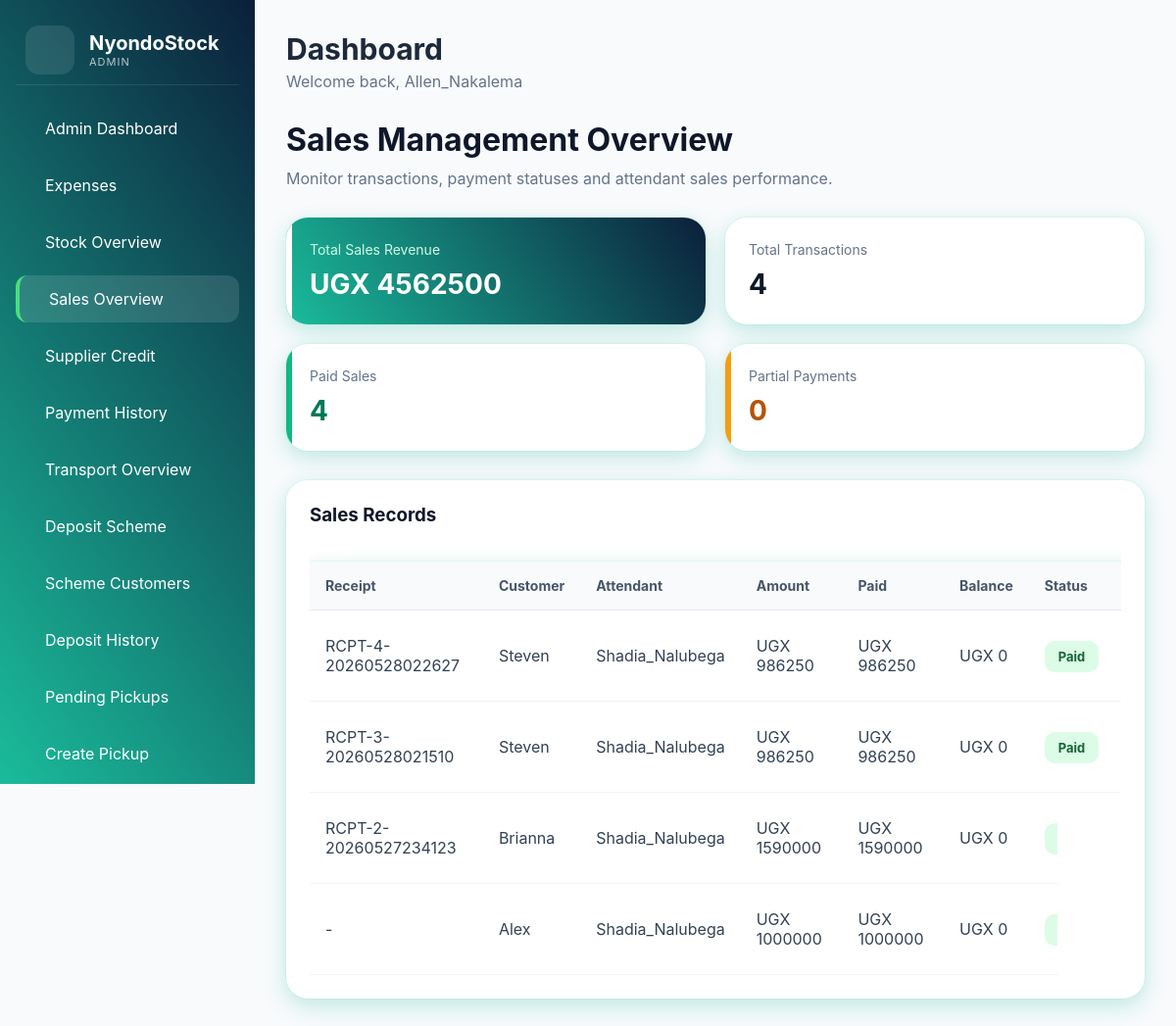
/admin_sales_overview/ (signed in), run on the app's committed database.
### sales_app/models.py (models this page shows, shortened)
class Sale(models.Model):
    PAYMENT_STATUS = (
        ('PAID', 'Paid'),
        ('PARTIAL', 'Partial'),
        ('CREDIT', 'Credit'),
    )
    PAYMENT_METHODS = (
        ('CASH', 'Cash'),
        ('MOMO', 'Mobile Money'),
        ('BANK', 'Bank Transfer'),
        ('CHEQUE', 'Cheque'),
    )
    SALE_SOURCES = (
        ('DIRECT', 'Direct Sale'),
        ('DEPOSIT', 'Deposit Completion'),
    )
    customer = models.ForeignKey(Customer, on_delete=models.SET_NULL, null=True)
    attendant = models.ForeignKey('auth.User', on_delete=models.SET_NULL, null=True)
    sale_source = models.CharField(
        max_length=20,
        choices=SALE_SOURCES,
        default='DIRECT'
    )
    deposit_reference = models.ForeignKey(
        'PendingCreditSale',
        on_delete=models.SET_NULL,
        null=True,
        blank=True,
        related_name='completed_sales'
    )
    subtotal_amount = models.DecimalField(
        max_digits=12,
        decimal_places=2,
        default=0
    )
    transport_charge = models.DecimalField(
        max_digits=12,
        decimal_places=2,
        default=0
    )
    total_amount = models.DecimalField(max_digits=12, decimal_places=2)
    payment_method = models.CharField(
    max_length=20,
    choices=PAYMENT_METHODS,
    default='CASH'
    )
    transaction_reference = models.CharField(
    max_length=100,
    blank=True,
    null=True
    )
    amount_paid = models.DecimalField(max_digits=12, decimal_places=2, default=0)
    balance = models.DecimalField(max_digits=12, decimal_places=2, default=0)
    payment_status = models.CharField(max_length=20, choices=PAYMENT_STATUS)
    pending_credit_sale = models.OneToOneField(
    'PendingCreditSale',
    on_delete=models.SET_NULL,
    null=True,
    blank=True
    )
    completed_sale = models.BooleanField(default=False)
    requires_delivery = models.BooleanField(default=False)
    created_at = models.DateTimeField(auto_now_add=True)

class Receipt(models.Model):
    sale = models.OneToOneField(
        Sale,
        on_delete=models.CASCADE
    )
    receipt_number = models.CharField(
        max_length=100,
        unique=True
    )
    generated_at = models.DateTimeField(auto_now_add=True)

### customers_app/models.py (models this page shows, shortened)
class Customer(models.Model):
    CUSTOMER_TYPES = (
        ('NORMAL', 'Normal Buyer'),
        ('RETAIL', 'Retailer'),
        ('WHOLESALE', 'Wholesaler'),
    )
    customer_name = models.CharField(max_length=200)
    phone_number = models.CharField(max_length=20)
    nin = models.CharField(
        max_length=15,
        unique=True,
        blank=True,
        null=True
    )
    customer_type = models.CharField(
        max_length=20,
        choices=CUSTOMER_TYPES,
        default='NORMAL'
    )
    address = models.TextField(blank=True)
    balance_due = models.DecimalField(
        max_digits=12,
        decimal_places=2,
        default=0
    )
    employer_name = models.CharField(
        max_length=200,
        blank=True,
        null=True
    )
    next_of_kin = models.CharField(
        max_length=200,
        blank=True,
        null=True
    )
    next_of_kin_contact = models.CharField(
        max_length=20,
        blank=True,
        null=True
    )
    is_scheme_customer = models.BooleanField(
        default=False
    )
    registered_at = models.DateTimeField(auto_now_add=True)

### reports_app/views.py (the view)
@login_required
@allowed_roles(['ADMIN'])
def admin_sales_overview(request):
    sales = Sale.objects.select_related(
        'customer',
        'attendant'
    ).order_by('-created_at')
    total_sales = Sale.objects.aggregate(
        total=Sum('total_amount')
    )['total'] or 0
    total_transactions = Sale.objects.count()
    paid_sales = Sale.objects.filter(
        payment_status='PAID'
    ).count()
    partial_sales = Sale.objects.filter(
        payment_status='PARTIAL'
    ).count()
    context = {
        'sales': sales,
        'total_sales': total_sales,
        'total_transactions': total_transactions,
        'paid_sales': paid_sales,
        'partial_sales': partial_sales,
    }
    return render(
        request,
        'admin/admin_sales_overview.html',
        context
    )

### accounts_app/context_processors.py (called while the page is built)
def user_roles(request):
    user = request.user
    if not user.is_authenticated:
        return {
            "is_admin": False,
            "is_manager": False,
            "is_attendant": False,
        }
    groups = user.groups.values_list("name", flat=True)
    return {
        "is_admin": "ADMIN" in groups,
        "is_manager": "MANAGER" in groups or "ADMIN" in groups,
        "is_attendant": "ATTENDANT" in groups or "ADMIN" in groups,
    }

### templates/admin/admin_sales_overview.html (shortened to what this page needs)
{% extends 'manager/base_manager.html' %}
{% block content %}
{% include 'manager/partials/topbar.html' %}
<div class="page-header">
<div>
    <h2>
        Sales Management Overview
    </h2>
    <p>
        Monitor transactions, payment statuses and attendant sales performance.
    </p>
</div>
</div>
<div class="summary-grid">
<div class="summary-card primary">
    <div>
        <span>Total Sales Revenue</span>
        <h2>
            UGX {{ total_sales|floatformat:0 }}
        </h2>
    </div>
</div>
<div class="summary-card">
    <div>
        <span>Total Transactions</span>
        <h2>
            {{ total_transactions }}
        </h2>
    </div>
</div>
<div class="summary-card success">
    <div>
        <span>Paid Sales</span>
        <h2>
            {{ paid_sales }}
        </h2>
    </div>
</div>
<div class="summary-card warning">
    <div>
        <span>Partial Payments</span>
        <h2>
            {{ partial_sales }}
        </h2>
    </div>
</div>
</div>
<div class="records-card">
<div class="records-header">
    <h3>
        Sales Records
    </h3>
</div>
<div class="table-wrapper">
    <table class="sales-table">
        <thead>
            <tr>
                <th>Receipt</th>
                <th>Customer</th>
                <th>Attendant</th>
                <th>Amount</th>
                <th>Paid</th>
                <th>Balance</th>
                <th>Status</th>
                <th>Date</th>
            </tr>
        </thead>
        <tbody>
            {% for sale in sales %}
            <tr>
                <td>
                    {% if sale.receipt %}
                    {{ sale.receipt.receipt_number }}
                    {% else %}
                    -
                    {% endif %}
                </td>
                <td>
                    {{ sale.customer.customer_name }}
                </td>
                <td>
                    {{ sale.attendant.username }}
                </td>
                <td>
                    UGX {{ sale.total_amount|floatformat:0 }}
                </td>
                <td>
                    UGX {{ sale.amount_paid|floatformat:0 }}
                </td>
                <td>
                    UGX {{ sale.balance|floatformat:0 }}
                </td>
                <td>
                    {% if sale.payment_status == 'PAID' %}
                    <span class="status paid">
                        Paid
                    </span>
                    {% else %}
                    <span class="status partial">
                        Partial
                    </span>
                    {% endif %}
                </td>
                <td>
                </td>
            </tr>
            {% endfor %}
        </tbody>
    </table>
</div>
</div>
{% endblock %}

### templates/manager/partials/sidebar.html (shortened to what this page needs)
<aside class="sidebar">
  <div class="logo-section">
    <div class="logo-icon">
    </div>
    <div>
      <h2>NyondoStock</h2>
      <p>
        <span>{{ request.user.groups.first.name }}</span>
      </p>
    </div>
  </div>
  {% if is_admin %}
  <nav class="nav-menu">
    <a href="{% url 'admin_dashboard' %}"
       class="nav-item {% if request.resolver_match.url_name == 'admin_dashboard' %}active{% endif %}">
       Admin Dashboard
    </a>
    <a href="{% url 'expense_records' %}"
       class="nav-item {% if request.resolver_match.url_name == 'expense_records' %}active{% endif %}">
       Expenses
    </a>
    <a href="{% url 'admin_stock_overview' %}"
       class="nav-item {% if request.resolver_match.url_name == 'admin_stock_overview' %}active{% endif %}">
       Stock Overview
    </a>
    <a href="{% url 'admin_sales_overview' %}"
       class="nav-item {% if request.resolver_match.url_name == 'admin_sales_overview' %}active{% endif %}">
       Sales Overview
    </a>
    <a href="{% url 'supplier_credit_dashboard' %}"
       class="nav-item {% if request.resolver_match.url_name == 'supplier_credit_dashboard' %}active{% endif %}">
       Supplier Credit
    </a>
    <a href="{% url 'supplier_payment_history' %}"
       class="nav-item {% if request.resolver_match.url_name == 'supplier_payment_history' %}active{% endif %}">
       Payment History
    </a>
    <a href="{% url 'transport_overview' %}"
       class="nav-item {% if request.resolver_match.url_name == 'transport_overview' %}active{% endif %}">
       Transport Overview
    </a>
    <a href="{% url 'deposit_dashboard' %}"
       class="nav-item {% if request.resolver_match.url_name == 'deposit_dashboard' %}active{% endif %}">
       Deposit Scheme
    </a>
    <a href="{% url 'scheme_customers' %}"
       class="nav-item {% if request.resolver_match.url_name == 'scheme_customers' %}active{% endif %}">
       Scheme Customers
    </a>
    <a href="{% url 'deposit_history' %}"
       class="nav-item {% if request.resolver_match.url_name == 'deposit_history' %}active{% endif %}">
       Deposit History
    </a>
    <a href="{% url 'pending_pickups' %}"
       class="nav-item {% if request.resolver_match.url_name == 'pending_pickups' %}active{% endif %}">
       Pending Pickups
    </a>
    <a href="{% url 'create_scheme_order' %}"
       class="nav-item {% if request.resolver_match.url_name == 'create_scheme_order' %}active{% endif %}">
       Create Pickup
    </a>
  </nav>
  {% endif %}
</aside>

### templates/manager/partials/topbar.html
<header class="topbar">
    <div>
        <h1 class="page-title">
            {% block page_title %}
            Dashboard
            {% endblock %}
        </h1>
        <p class="page-subtitle">
            Welcome back,
            {{ request.user.username }}
        </p>
    </div>
</header>

### templates/manager/base_manager.html (style rules this page uses)
:root { --sidebar-gradient: linear-gradient(235deg, #0b1f3a, #1abc9c); --body-bg: #f8fafc; --card-bg: #ffffff; --text-dark: #1e293b; --text-muted: #64748b; --border-color: #e2e8f0; --shadow: 0 10px 25px rgba(20, 184, 166, 0.14), 0 4px 18px rgba(16, 185, 129, 0.12), 0 0 0 1px rgba(45, 212, 191, 0.08); --radius: 18px; }
* { margin: 0; padding: 0; box-sizing: border-box; font-family: "Inter", sans-serif; }
body { background: var(--body-bg); overflow-x: hidden; }
.sidebar { width: 260px; background: var(--sidebar-gradient); color: white; padding: 16px; display: flex; flex-direction: column; height: 100vh; position: sticky; left: 0; top: 0; overflow-y: auto; flex-shrink: 0; }
.nav-item.active { background: rgba(255, 255, 255, 0.12); color: white; border-left: 4px solid #4ade80; }
.logo-section { display: flex; align-items: center; gap: 15px; margin-bottom: 20px; border-bottom: 1px solid #ffffff1a; padding: 10px; }
.logo-icon { width: 50px; height: 50px; border-radius: 14px; background: rgba(255, 255, 255, 0.1); display: flex; align-items: center; justify-content: center; font-size: 24px; }
.logo-section h2 { font-size: 20px; }
.logo-section p { font-size: 11px; opacity: 0.7; letter-spacing: 1px; }
.nav-menu { flex-grow: 1; }
.nav-item { display: flex; align-items: center; gap: 14px; text-decoration: none; color: white; padding: 14px 16px; border-radius: 12px; margin-bottom: 10px; transition: 0.3s; }
.topbar { display: flex; justify-content: space-between; align-items: center; margin-bottom: 30px; }
.page-title { font-size: 30px; color: var(--text-dark); }
.page-subtitle { color: var(--text-muted); margin-top: 5px; }
.card, .stat-card, table, .form-control, input, select, textarea { box-shadow: var(--shadow); }
table { width: 100%; margin-top: 16px; border-collapse: collapse; }
table th { text-align: left; padding: 14px; color: var(--text-muted); font-size: 13px; border-bottom: 1px solid var(--border-color); }
table td { padding: 16px 14px; border-bottom: 1px solid var(--border-color); }
tbody tr { transition: 0.2s; }
.summary-grid { display: grid; grid-template-columns: repeat(auto-fit, minmax(250px, 1fr)); gap: 20px; margin-bottom: 25px; }
.summary-card { background: white; border-radius: 18px; padding: 20px; box-shadow: 0 10px 30px rgba(16, 185, 129, 0.08), 0 4px 12px rgba(13, 77, 77, 0.06); }
table { min-width: 900px; }

### templates/admin/admin_sales_overview.html (style rules this page uses)
.page-header { margin-bottom:30px; }
.page-header h2 { font-size:32px; margin-bottom:10px; color:#0f172a; }
.page-header p { color:#64748b; }
.summary-grid { display:grid; grid-template-columns:repeat(4,1fr); gap:20px; margin-bottom:30px; }
.summary-card { background:white; border-radius:22px; padding:24px; display:flex; justify-content:space-between; align-items:center; box-shadow:var(--shadow); position:relative; overflow:hidden; }
.summary-card::before { content:''; position:absolute; top:0; left:0; width:6px; height:100%; }
.summary-card.primary { background:linear-gradient(235deg,#0b1f3a,#1abc9c); color:white; }
.summary-card.primary::before { background:white; }
.summary-card.success::before { background:#10b981; }
.summary-card.warning::before { background:#f59e0b; }
.summary-card span { display:block; margin-bottom:10px; font-size:14px; color:#64748b; }
.summary-card.primary span { color:#d1fae5; }
.summary-card h2 { font-size:28px; color:#0f172a; }
.summary-card.primary h2 { color:white; }
.summary-card.success h2 { color:#047857; }
.summary-card.warning h2 { color:#b45309; }
.records-card { background:white; border-radius:22px; padding:24px; box-shadow:var(--shadow); }
.records-header { margin-bottom:20px; }
.records-header h3 { color:#0f172a; }
.table-wrapper { overflow-x:auto; }
.sales-table { width:100%; border-collapse:collapse; }
.sales-table thead { background:#f8fafc; }
.sales-table th { padding:16px; text-align:left; color:#475569; font-size:14px; }
.sales-table td { padding:16px; border-bottom:1px solid #f1f5f9; color:#334155; }
.status { padding:8px 14px; border-radius:10px; font-size:13px; font-weight:700; }
.status.paid { background:#dcfce7; color:#166534; }
@media (max-width:1200px) { .summary-grid { grid-template-columns:repeat(2,1fr); } }

### data on the page
Sale: receipt.receipt_number "RCPT-4-20260528022627", customer.customer_name "Steven", attendant.username "Shadia_Nalubega", total_amount "986250", amount_paid "986250", balance "0", payment_status "Paid"
Sale: receipt.receipt_number "RCPT-3-20260528021510", customer.customer_name "Steven", attendant.username "Shadia_Nalubega", total_amount "986250", amount_paid "986250", balance "0", payment_status "Paid"
Sale: receipt.receipt_number "RCPT-2-20260527234123", customer.customer_name "Brianna", attendant.username "Shadia_Nalubega", total_amount "1590000", amount_paid "1590000", balance "0"
Sale: customer.customer_name "Alex", attendant.username "Shadia_Nalubega", total_amount "1000000", amount_paid "1000000", balance "0"

### other printed values
{{ request.user.groups.first.name }} "ADMIN"
{{ request.user.username }} "Allen_Nakalema"
{{ total_sales|floatformat:0 }} "4562500"
{{ total_transactions }} "4"
{{ paid_sales }} "4"
{{ partial_sales }} "0"
